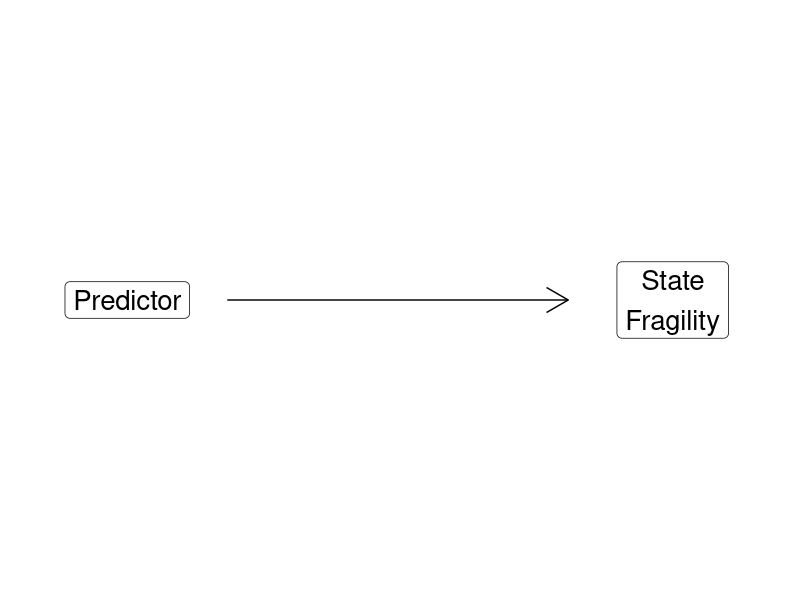
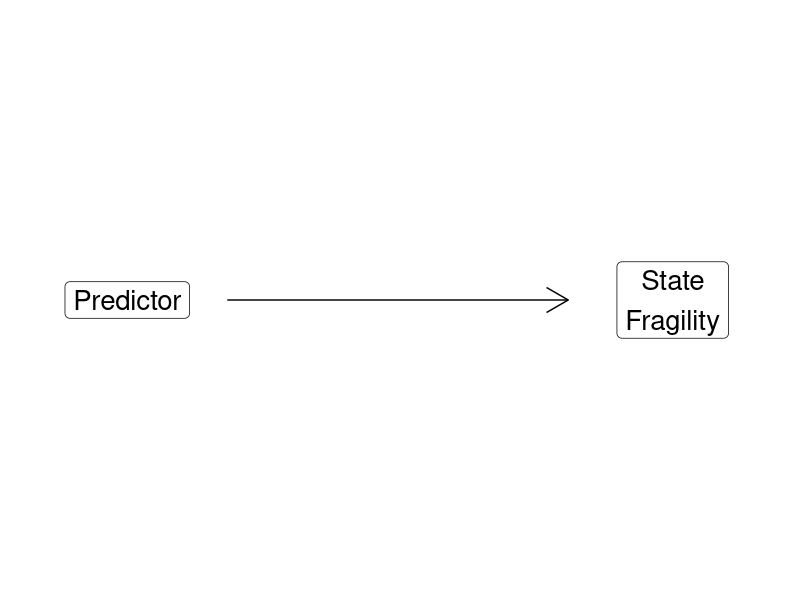

Source code (R) for these figures, in order: (Note: this script raises an error after producing the figures.)
## ---- chunk 1
#  background-size="1920px 1080px"
library(tidyverse)
library(readxl)
## ---- chunk 2
## Manual DAG
d1 <- tibble(
  x = c(-3, 3),
  y = c(1, 1),
  labels = c("Predictor", "State\nFragility")
)

ggplot(data = d1, aes(x = x, y = y)) +
  geom_point(size = 8) +
  theme_void() +
  coord_cartesian(xlim = c(-4, 4)) +
  geom_label(aes(label = labels), size = 7) +
  annotate("segment", x = -1.9, xend = 1.85, y = 1, yend = 1, arrow = arrow())
## ---- chunk 3
## Manual DAG
ggplot(data = d1, aes(x = x, y = y)) +
  geom_point(size = 8) +
  theme_void() +
  coord_cartesian(xlim = c(-4, 4)) +
  geom_label(aes(label = labels), size = 7) +
  annotate("segment", x = -1.9, xend = 1.85, y = 1, yend = 1, arrow = arrow())
## ---- chunk 4
knitr::include_graphics('libs/Images/07_1-Assignment.png')
